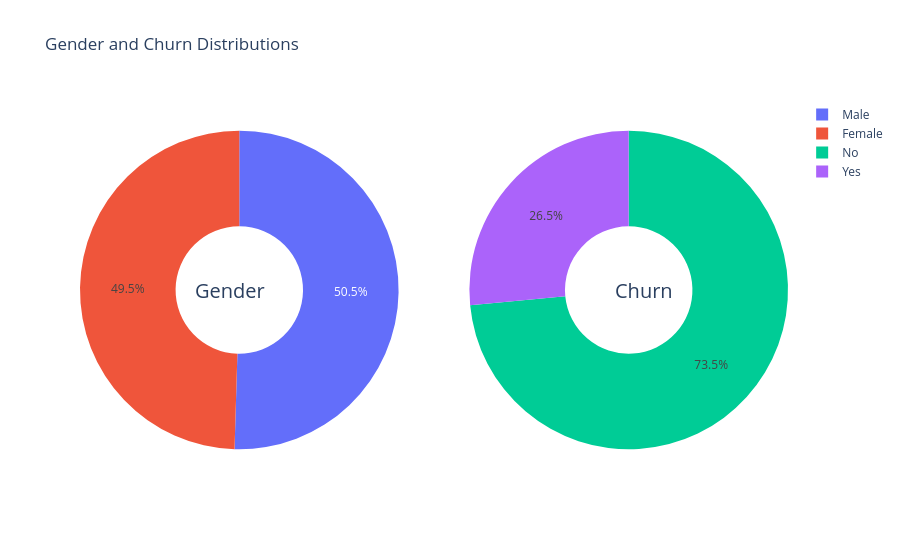

Notebook source saved alongside this figure:
### Code cell
c_labels= ['No','Yes']
# create subplots use 'domain' type for Pie subplot 
fig= make_subplots(rows=1,cols=2,specs=[[{'type':'domain'},{'type':'domain'}]])
fig.add_trace(go.Pie(labels=g_labels,values=df['gender'].value_counts(),name='Gender',hole=0.4,),1,1)
fig.add_trace(go.Pie(labels=c_labels,values=df['Churn'].value_counts(),name='Gender',hole=0.4,),1,2)
fig.update_layout(
    title_text="Gender and Churn Distributions",
    # add anotations in the center of donut charts 
    annotations=[dict(text='Gender', x=0.16, y=0.5, font_size=20, showarrow=False),
                 dict(text='Churn', x=0.84, y=0.5, font_size=20, showarrow=False)])
fig.show()

### Figure 1 — Plotly figure (JSON) as saved in the notebook; plotly's stock layout.template omitted (floating-point values rounded to 4 significant figures)
{"data": [{"domain": {"x": [0, 0.45], "y": [0, 1]}, "hole": 0.4, "labels": ["Male", "Female"], "name": "Gender", "type": "pie", "values": [3555, 3488]}, {"domain": {"x": [0.55, 1], "y": [0, 1]}, "hole": 0.4, "labels": ["No", "Yes"], "name": "Gender", "type": "pie", "values": [5174, 1869]}], "layout": {"annotations": [{"font": {"size": 20}, "showarrow": false, "text": "Gender", "x": 0.16, "y": 0.5}, {"font": {"size": 20}, "showarrow": false, "text": "Churn", "x": 0.84, "y": 0.5}], "title": {"text": "Gender and Churn Distributions"}}}
